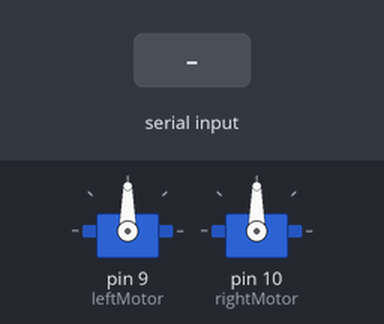
Simulated run of this sketch. Board: Arduino Uno, built with avr-gcc and run on an emulated ATmega328P. Parts: 2 × servo. The test bench sets the inputs (shaded band).

Above: at 1.2 s.
1.3 s: "FORWARD\n" received over Serial
At 2.5 s:
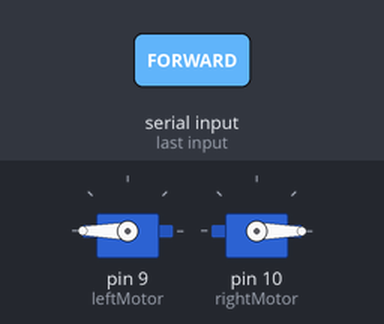
2.8 s: "LEFT\n" received over Serial
At 3.6 s:
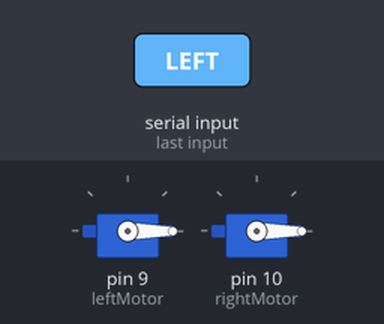
4.3 s: "RIGHT\n" received over Serial
At 4.8 s:
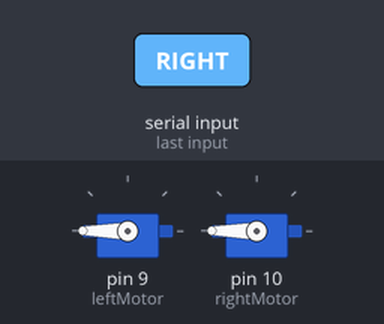
5.8 s: "STOP\n" received over Serial
At 7.1 s:
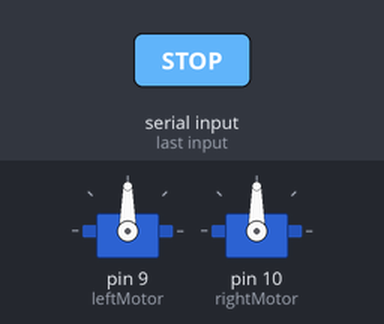
Timing chart, 0 to 8.3 s (numbered marks = the images above; inputs shaded):
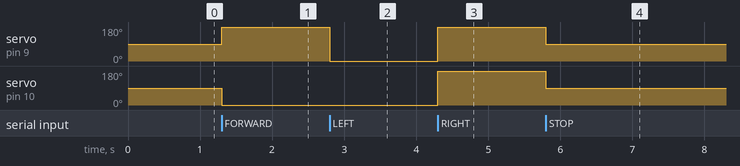

Measured:
- after the input at 1.3 s, servo on pin 9 (leftMotor): 90° → 180° at once; servo on pin 10 (rightMotor): 90° → 0° at once
- after the input at 2.8 s, servo on pin 9 (leftMotor): 180° → 0° at once
- after the input at 4.3 s, servo on pin 9 (leftMotor), servo on pin 10 (rightMotor): 0° → 180° at once
- after the input at 5.8 s, servo on pin 9 (leftMotor), servo on pin 10 (rightMotor): 180° → 90° at once

The sketch:

motor_control.ino
```cpp
#include <Servo.h>

Servo leftMotor, rightMotor;

void setup() {
  leftMotor.attach(9);
  rightMotor.attach(10);
  Serial.begin(115200);
}

void loop() {
  if (Serial.available()) {
    String action = Serial.readStringUntil('\n');
    if (action == "FORWARD") {
      leftMotor.write(180);
      rightMotor.write(0);
    } else if (action == "LEFT") {
      leftMotor.write(0);
      rightMotor.write(0);
    } else if (action == "RIGHT") {
      leftMotor.write(180);
      rightMotor.write(180);
    } else if (action == "STOP") {
      leftMotor.write(90);
      rightMotor.write(90);
    }
  }
}
```
